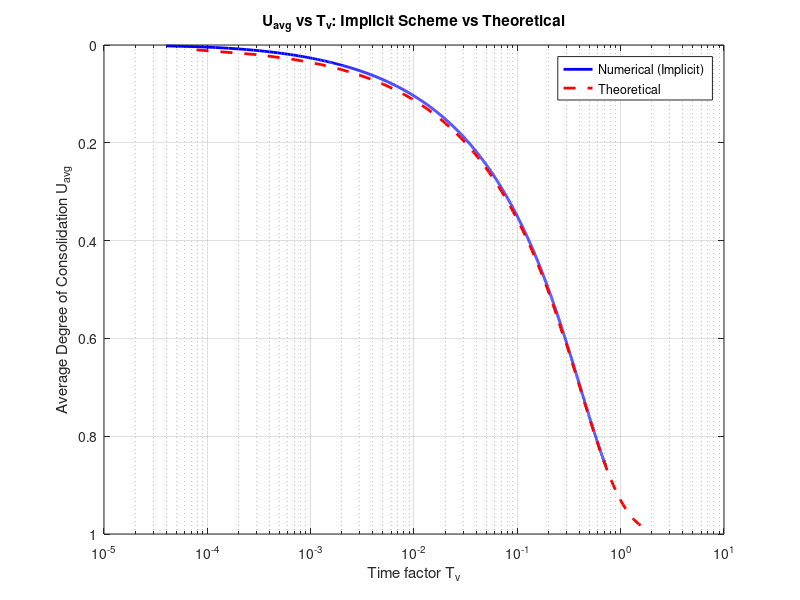
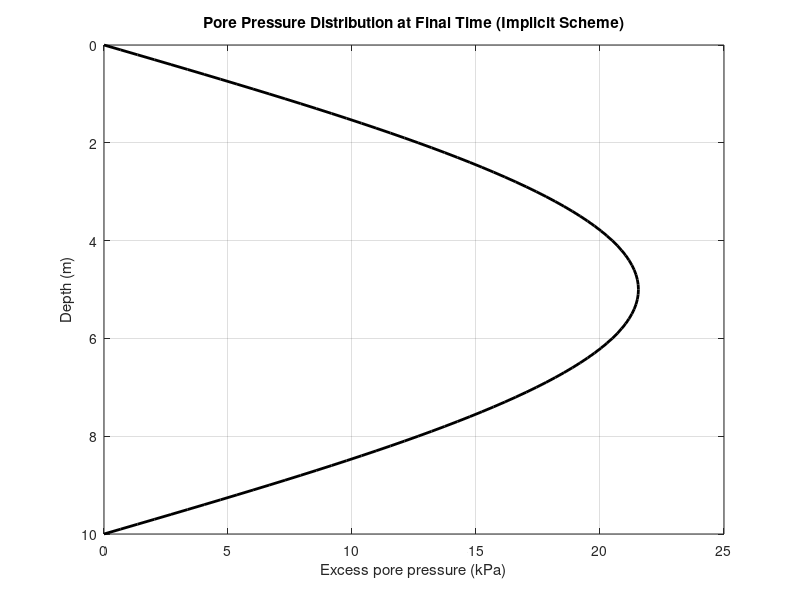

These figures' MATLAB source, in order:
clc
clear
close all

% Parameters
H = 10.0;                % Thickness of soil layer (m)
Nz = 100;                % Number of spatial divisions
dz = H / Nz;
cv = 1e-4;              % Coefficient of consolidation (m^2/s)
dt = 10;                 % Time step (s)
T = 3600*50;               % Total time (s)
Nt = round(T / dt);
lambda = cv * dt / dz^2;

% Grid and time
z = linspace(0, H, Nz+1);
t = linspace(0, T, Nt+1);

% Initial condition
u = zeros(Nz+1, Nt+1);   % u(z,t)
u(:,1) = 100;            % Initial excess pore pressure (kPa)

% Boundary conditions: double drainage (u=0 at top and bottom)
u(1,:) = 0;
u(end,:) = 0;

% Coefficient matrix A for implicit scheme (interior nodes only)
main_diag = (1 + 2*lambda) * ones(Nz-1, 1);
off_diag = -lambda * ones(Nz-2, 1);
A = diag(main_diag) + diag(off_diag, 1) + diag(off_diag, -1);

% Time stepping loop
for n = 1:Nt
    % Right-hand side is u(:,n) at interior nodes
    b = u(2:Nz, n);

    % Solve A * u_new = b
    u_new = A \ b;

    % Update u (keep boundaries at 0)
    u(2:Nz, n+1) = u_new;
end

% Compute Uavg and Tv

Tv = cv * t / (H/2)^2;
area(1)=100*H;

for n = 1:Nt+1
    area(n)=polyarea(u(:,n),z');
    Uavg(n) = 1 - (area(n)/area(1));
end

% Theoretical solution for comparison
Uavg_theory=0.01:0.01:0.99; % take 

for ii=1:1:length(Uavg_theory)
    if Uavg_theory(ii)<=0.6
        Tv_theory(ii)=(pi/4).*(Uavg_theory(ii)^2);
    else
        % tv2(ii)=1.7781-0.933*log10(100-(Uavg_theory(ii)*100));
        Tv_theory(ii)=-0.085-0.933*log10(1-(Uavg_theory(ii)));
    end
end





% Plot Uavg vs Tv
figure;
semilogx(Tv, Uavg, 'b-', 'LineWidth', 2);
hold on;
semilogx(Tv_theory, Uavg_theory, 'r--', 'LineWidth', 2);
hold on;
set(gca,'Ydir','reverse');
xlabel('Time factor T_v');
ylabel('Average Degree of Consolidation U_{avg}');
title('U_{avg} vs T_v: Implicit Scheme vs Theoretical');
legend('Numerical (Implicit)', 'Theoretical');
grid on;

% Plot final pressure profile
figure;
plot(u(:,end), z, 'k-', 'LineWidth', 2);
set(gca, 'YDir', 'reverse');
xlabel('Excess pore pressure (kPa)');
ylabel('Depth (m)');
title('Pore Pressure Distribution at Final Time (Implicit Scheme)');
grid on;
